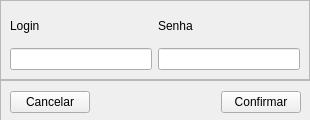
<?xml version="1.0" encoding="UTF-8"?>
<ui version="4.0">
 <class>FormUsuario</class>
 <widget class="QWidget" name="FormUsuario">
  <property name="geometry">
   <rect>
    <x>0</x>
    <y>0</y>
    <width>310</width>
    <height>120</height>
   </rect>
  </property>
  <property name="minimumSize">
   <size>
    <width>310</width>
    <height>120</height>
   </size>
  </property>
  <property name="maximumSize">
   <size>
    <width>310</width>
    <height>120</height>
   </size>
  </property>
  <property name="windowTitle">
   <string>Editando Usuário (2)</string>
  </property>
  <widget class="QFrame" name="frame">
   <property name="geometry">
    <rect>
     <x>0</x>
     <y>0</y>
     <width>310</width>
     <height>80</height>
    </rect>
   </property>
   <property name="minimumSize">
    <size>
     <width>310</width>
     <height>80</height>
    </size>
   </property>
   <property name="maximumSize">
    <size>
     <width>310</width>
     <height>80</height>
    </size>
   </property>
   <property name="frameShape">
    <enum>QFrame::StyledPanel</enum>
   </property>
   <property name="frameShadow">
    <enum>QFrame::Raised</enum>
   </property>
   <layout class="QGridLayout" name="gridLayout">
    <item row="0" column="0">
     <widget class="QLabel" name="label">
      <property name="text">
       <string>Login</string>
      </property>
     </widget>
    </item>
    <item row="0" column="1">
     <widget class="QLabel" name="label_2">
      <property name="text">
       <string>Senha</string>
      </property>
     </widget>
    </item>
    <item row="1" column="0">
     <widget class="QLineEdit" name="InputLogin"/>
    </item>
    <item row="1" column="1">
     <widget class="QLineEdit" name="InputSenha">
      <property name="echoMode">
       <enum>QLineEdit::PasswordEchoOnEdit</enum>
      </property>
     </widget>
    </item>
   </layout>
  </widget>
  <widget class="QFrame" name="ContainerBotoes">
   <property name="geometry">
    <rect>
     <x>0</x>
     <y>80</y>
     <width>311</width>
     <height>44</height>
    </rect>
   </property>
   <property name="frameShape">
    <enum>QFrame::StyledPanel</enum>
   </property>
   <property name="frameShadow">
    <enum>QFrame::Raised</enum>
   </property>
   <layout class="QHBoxLayout" name="horizontalLayout">
    <item>
     <widget class="QPushButton" name="Cancelar">
      <property name="text">
       <string>Cancelar</string>
      </property>
      <property name="icon">
       <iconset>
        <normaloff>../../assets/cancel.svg</normaloff>../../assets/cancel.svg</iconset>
      </property>
     </widget>
    </item>
    <item>
     <spacer name="horizontalSpacer">
      <property name="orientation">
       <enum>Qt::Horizontal</enum>
      </property>
      <property name="sizeHint" stdset="0">
       <size>
        <width>40</width>
        <height>20</height>
       </size>
      </property>
     </spacer>
    </item>
    <item>
     <widget class="QPushButton" name="Confirmar">
      <property name="text">
       <string>Confirmar</string>
      </property>
      <property name="icon">
       <iconset>
        <normaloff>../../assets/check.svg</normaloff>../../assets/check.svg</iconset>
      </property>
     </widget>
    </item>
   </layout>
  </widget>
 </widget>
 <resources/>
 <connections/>
</ui>
